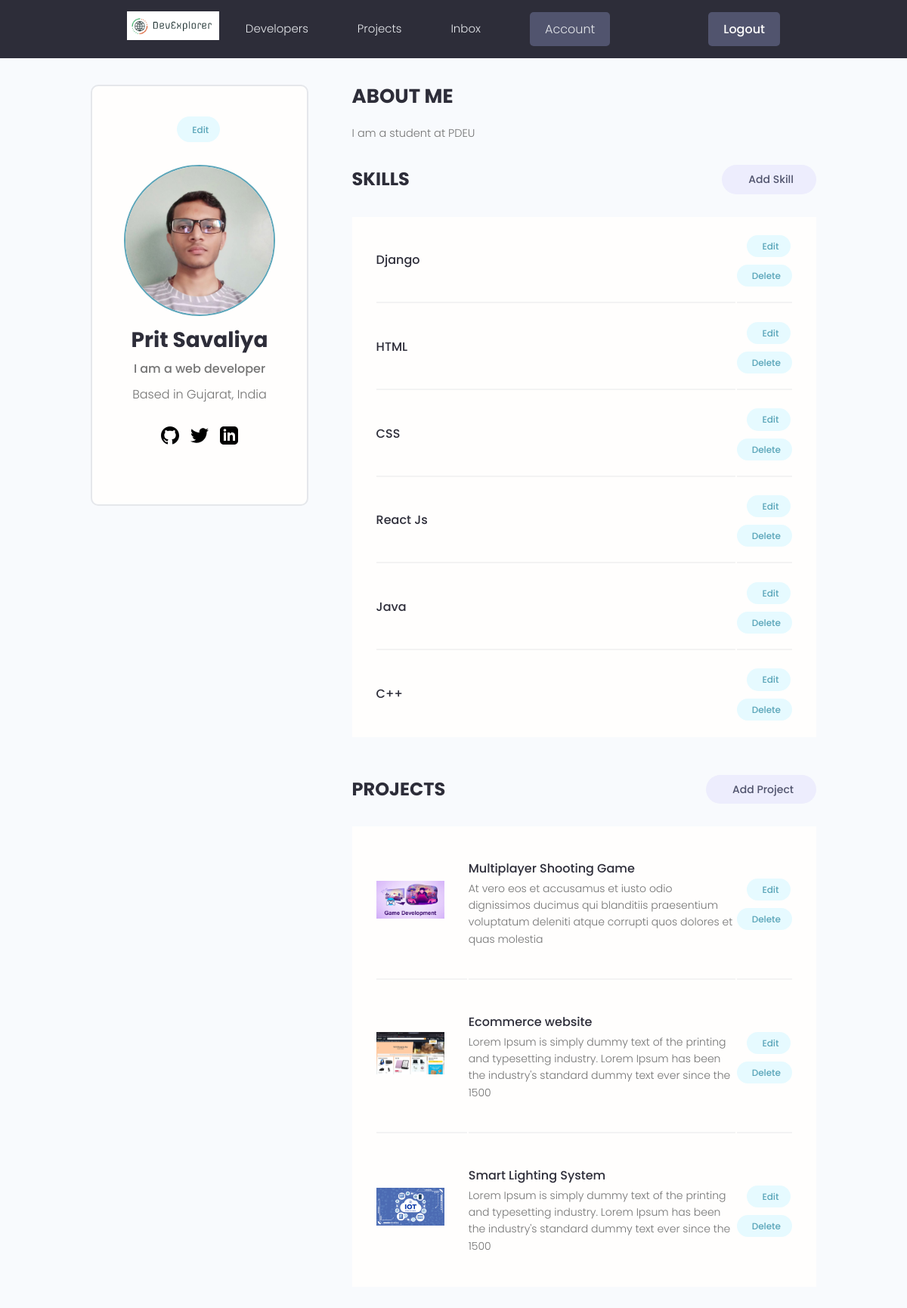
/account/ (signed in), run on the app's committed database.
### users/models.py (models this page shows, shortened)
class Profile(models.Model):
    user = models.OneToOneField(
        User, on_delete=models.CASCADE, null=True, blank=True)
    name = models.CharField(max_length=200, blank=True, null=True)
    email = models.EmailField(max_length=500, blank=True, null=True)
    username = models.CharField(max_length=200, blank=True, null=True)
    location = models.CharField(max_length=200, blank=True, null=True)
    short_intro = models.CharField(max_length=200, blank=True, null=True)
    bio = models.TextField(blank=True, null=True)
    profile_image = models.ImageField(
        blank=True, null=True, upload_to='profiles/', default='profiles/user-default.png')
    social_github = models.CharField(max_length=200, blank=True, null=True)
    social_twitter = models.CharField(max_length=200, blank=True, null=True)
    social_linkedin = models.CharField(max_length=200, blank=True, null=True)
    social_youtube = models.CharField(max_length=200, blank=True, null=True)
    social_website = models.CharField(max_length=200, blank=True, null=True)
    created = models.DateTimeField(auto_now_add=True)
    id = models.UUIDField(default=uuid.uuid4, unique=True,
                          primary_key=True, editable=False)
    class Meta:
        ordering=['created']

class Skill(models.Model):
    owner = models.ForeignKey(
        Profile, on_delete=models.CASCADE, null=True, blank=True)
    name = models.CharField(max_length=200, blank=True, null=True)
    description = models.TextField(blank=True, null=True)
    created = models.DateTimeField(auto_now_add=True)
    id = models.UUIDField(default=uuid.uuid4, unique=True,
                          primary_key=True, editable=False)

### projects/models.py (models this page shows, shortened)
class Project(models.Model):
    owner = models.ForeignKey(
        Profile, null=True, blank=True, on_delete=models.SET_NULL)
    title = models.CharField(max_length=200)
    description = models.TextField(null=True, blank=True)
    featured_image = models.ImageField(
        null=True, blank=True, default='default.jpg')
    demo_link = models.CharField(max_length=2000, null=True, blank=True)
    source_link = models.CharField(max_length=2000, null=True, blank=True)
    tags = models.ManyToManyField('Tag', blank=True)
    vote_total = models.IntegerField(default=0, null=True, blank=True)
    vote_ratio = models.IntegerField(default=0, null=True, blank=True)
    created = models.DateTimeField(auto_now_add=True)
    id = models.UUIDField(default=uuid.uuid4, unique=True,
                          primary_key=True, editable=False)
    class Meta:
        ordering = ['-vote_ratio', '-vote_total', 'title']

### users/views.py (the view)
# urls.py: path('account/', views.userAccount, name="account"),
@login_required(login_url='login')
def userAccount(request):
    profile = request.user.profile
    skills = profile.skill_set.all()
    projects = profile.project_set.all()
    context = {'profile': profile, 'skills': skills, 'projects': projects}
    return render(request, 'users/account.html', context)

### users/templates/users/account.html (shortened to what this page needs)
{% extends 'main.html' %} {% block content %}
<main class="settingsPage profile my-md">
  <div class="container">
    <div class="layout">
      <div class="column column--1of3">
        <div class="card text-center">
          <div class="card__body dev">
            <a class="tag tag--pill tag--main settings__btn" href="{% url 'edit-account' %}">
              Edit</a>
            <img class="avatar avatar--xl dev__avatar" src="{{profile.profile_image.url}}" />
            <h2 class="dev__name">{{profile.name}}</h2>
            <p class="dev__title">{{profile.short_intro}}</p>
            <p class="dev__location">Based in {{profile.location}}</p>
            <ul class="dev__social">
              {%if profile.social_github%}
              <li>
                <a title="Github" href="{{profile.social_github}}" target="_blank"></a>
              </li>
              {%endif%} {%if profile.social_twitter%}
              <li>
                <a title="Twitter" href="{{profile.social_twitter}}" target="_blank"></a>
              </li>
              {%endif%} {%if profile.social_linkedin%}
              <li>
                <a title="LinkedIn" href="{{profile.social_linkedin}}" target="_blank"></a>
              </li>
              {%endif%}
            </ul>
          </div>
        </div>
      </div>
      <div class="column column--2of3">
        <div class="devInfo">
          <h3 class="devInfo__title">About Me</h3>
          <p class="devInfo__about">{{profile.bio}}</p>
        </div>
        <div class="settings">
          <h3 class="settings__title">Skills</h3>
          <a class="tag tag--pill tag--sub settings__btn tag--lg" href="{% url 'create-skill' %}"> Add Skill</a>
        </div>
        <table class="settings__table">
          {% for skill in skills %}
          <tr>
            <td class="settings__tableInfo">
              <h4>{{skill.name}}</h4>
            </td>
            <td class="settings__tableActions">
              <a class="tag tag--pill tag--main settings__btn" href="{% url 'update-skill' skill.id %}"> Edit</a>
              <a class="tag tag--pill tag--main settings__btn" href="{% url 'delete-skill' skill.id %}?next=/account"> Delete</a>
            </td>
          </tr>
          {% endfor %}
        </table>
        <div class="settings">
          <h3 class="settings__title">Projects</h3>
          <a class="tag tag--pill tag--sub settings__btn tag--lg" href="{% url 'create-project' %}"> Add Project</a>
        </div>
        <table class="settings__table">
          {% for project in projects %}
          <tr>
            <td class="settings__thumbnail">
              <a href="{% url 'project' project.id %}"><img src="{{project.featured_image.url}}"
                  alt="Project Thumbnail" /></a>
            </td>
            <td class="settings__tableInfo">
              <a href="{% url 'project' project.id %}">{{project.title}}</a>
              <p>{{project.description|slice:"150"}}</p>
            </td>
            <td class="settings__tableActions">
              <a class="tag tag--pill tag--main settings__btn" href="{% url 'update-project' project.id %}"> Edit</a>
              <a class="tag tag--pill tag--main settings__btn"
                href="{% url 'delete-project' project.id %}?next=/account">
                Delete</a>
            </td>
          </tr>
          {% endfor %}
        </table>
      </div>
    </div>
  </div>
</main>
{% endblock %}

### static/styles/app.css (style rules this page uses)
:root { --color-sub: #2d2d39; }
.card { border: 2px solid var(--color-light); }
img { width: 100%; }
.profile .card > .dev { padding: 4rem; }
.dev__avatar { display: block; margin: auto; }
.dev__name { color: var(--color-sub); font-size: 2.8rem; font-weight: 700; margin-top: 1rem; margin-bottom: 0.5rem; }
.dev__title { font-size: 1.6rem; font-weight: 500; line-height: 1.3; }
.dev__location { margin-top: 1rem; }
.dev__social { margin: 3rem 0; list-style: none; display: flex; justify-content: center; gap: 1.5rem; }
.devInfo { margin-bottom: 3rem; }
.devInfo__title, .devInfo__subtitle { font-size: 2.6rem; color: var(--color-sub); text-transform: uppercase; font-weight: 700; margin-bottom: 1.5rem; }
.devInfo__about, .devSkill__info { font-size: 1.45rem; line-height: 1.7; text-align: justify; }
.settingsPage .dev > .settings__btn { display: inline-block; margin-bottom: 3rem; }
.settings { display: flex; justify-content: space-between; align-items: center; }
.settings__title { font-size: 2.4rem; text-transform: uppercase; font-weight: 700; color: var(--color-sub); }
.settings__table { margin-top: 3rem; margin-bottom: 5rem; padding: 0 3rem; background: var(--color-white); }
.settings__table tr { width: 100%; }
.settings__table tr > td { padding: 2rem 0; }
.settings__table tr:not(:last-child) td { border-bottom: 2px solid var(--color-white-light); }
.settings__thumbnail { width: 23%; min-width: 10rem; }
.settings__thumbnail img { padding-right: 3rem; height: 15rem; object-fit: contain; }
.settings__tableInfo { width: 100%; }
.settings__tableInfo h4, .settings__tableInfo a { padding-right: 1rem; width: auto; font-size: 1.6rem; font-weight: 500; color: var(--color-sub); }
.settings__tableInfo p { font-size: 1.4rem; }
.settings__tableActions { text-align: right; }

### static/uikit/styles/modules/_variables.css (style rules this page uses)
:root { --color-main: #5aa5b9; --color-main-light: #e6faff; --color-sub: #3f4156; --color-sub-light: #51546e; --color-sub-lighter: #ededfd; --color-text: #737373; --color-gray: #8b8b8b; --color-light: #e5e7eb; --color-light-gray: #767676; --color-bg: #f8fafd; --color-white: #fffefd; --color-white-light: #f3f3f3; --color-success: #359e64; --color-success-bg: #def8e8; --color-error: #fc4b0b; --color-error-bg: #fff2ee; --font-base: 'Poppins', arial, helvetica, 'Segoe UI', roboto, ubuntu, sans-serif; --font-monospace: 'Fira Code', 'Courier New', courier, monospace; --font-regular: 300; --font-medium: 500; --font-bold: 700; --generic-shadow: 1px 1px 5px #00000010; --generic-transition: all 0.3s ease-in-out; }

### static/uikit/styles/modules/_base.css (style rules this page uses)
* { margin: 0; padding: 0; box-sizing: border-box; text-rendering: optimizeLegibility; color: inherit; font-size: inherit; }
html { font-size: 50%; }
@media only screen and (min-width: 480px) { html { font-size: 56.25%; } }
@media only screen and (min-width: 1200px) { html { font-size: 62.5%; } }
body { line-height: 1.6; font-weight: 400; font-size: 1.5rem; color: var(--color-text); background-color: var(--color-bg); min-height: 100vh; }

### static/uikit/styles/modules/_typography.css (style rules this page uses)
* { font-family: var(--font-base); }
h2 { font-size: 3.6rem; font-weight: var(--font-bold); }
h3 { font-size: 3.2rem; font-weight: var(--font-medium); }
h4 { font-size: 2.8rem; font-weight: var(--font-medium); }
p, span, strong { font-size: 1.6rem; color: var(--color-text); font-weight: var(--font-regular); }
a { padding-bottom: 2px; text-decoration: none; display: inline-block; color: var(--color-main); font-weight: var(--font-medium); }

### static/uikit/styles/modules/_utilities.css (style rules this page uses)
.container { width: 92%; max-width: 165rem; margin: 0 auto; box-sizing: border-box; }
@media screen and (min-width: 1000px) { .container { width: 90%; } }
@media screen and (min-width: 1200px) { .container { width: 80%; } }
.text-center { text-align: center; }
.my-md { margin: 3rem auto; }

### static/uikit/styles/modules/_avatar.css (style rules this page uses)
.avatar { border-radius: 50%; border: 2px solid var(--color-main); object-fit: cover; }
.avatar--xl { height: 20rem; width: 20rem; }

### static/uikit/styles/modules/_card.css (style rules this page uses)
.card { border-radius: 1rem; background-color: var(--color-white); border: 1.5px solid var(--color-light); width: auto; height: auto; margin-top: 0.5rem; margin-bottom: 0.5rem; overflow: hidden; }
.card__body, .card__header { padding: 2rem 2.5rem; }

### static/uikit/styles/modules/_layout.css (style rules this page uses)
.layout { display: flex; flex-flow: row wrap; justify-content: space-between; }
.layout > .column { margin-bottom: 3rem; }
.layout > .column.column--1of3 { flex-basis: 30%; }
.layout > .column.column--2of3 { flex-basis: 64%; }

### data on the page
Profile: profile_image (picture), name "Prit Savaliya", short_intro "I am a web developer", location "Gujarat, India", bio "I am a student at PDEU"
Skill: name "Django"
Skill: name "HTML"
Skill: name "CSS"
Skill: name "React Js"
Skill: name "Java"
Skill: name "C++"
Project: featured_image (picture), title "Multiplayer Shooting Game", description "At vero eos et accusamus et iusto odio dignissimos ducimus qui blanditiis praesentium voluptatum deleniti atque corrupti quos dolores et quas molestia"
Project: featured_image (picture), title "Ecommerce website", description "Lorem Ipsum is simply dummy text of the printing and typesetting industry. Lorem Ipsum has been the industry's standard dummy text ever since the 1500"
Project: featured_image (picture), title "Smart Lighting System", description "Lorem Ipsum is simply dummy text of the printing and typesetting industry. Lorem Ipsum has been the industry's standard dummy text ever since the 1500"
